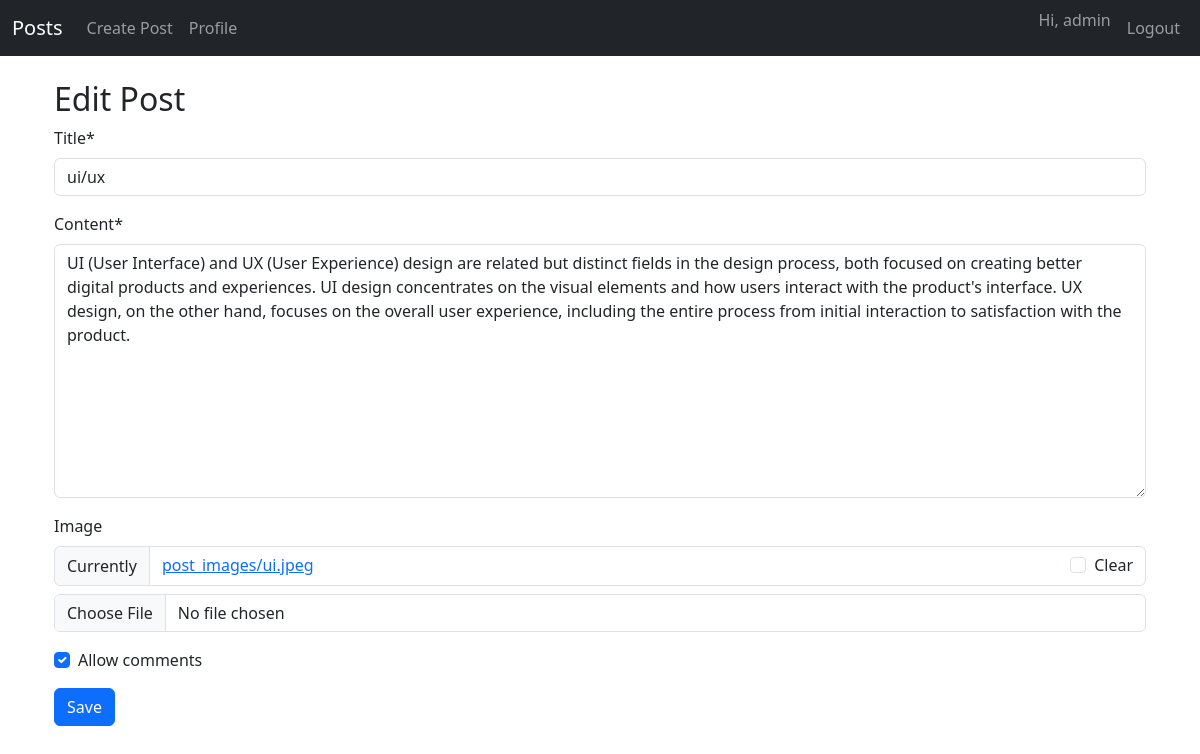
Screenshot of /posts/uiux-admin/edit/ (signed in) with the database file from the repository.
### posts/models.py (models this page shows, shortened)
class Post(models.Model):
    author = models.ForeignKey(User, on_delete=models.CASCADE)
    title = models.CharField(max_length=200)
    slug = models.SlugField(unique=True, blank=True)
    content = models.TextField()
    image = models.ImageField(upload_to='post_images/', blank=True, null=True)
    allow_comments = models.BooleanField(default=True)
    created = models.DateTimeField(auto_now_add=True)
    updated = models.DateTimeField(auto_now=True)
    tags = TaggableManager()
    likes = models.ManyToManyField(User, related_name='liked_posts', blank=True)
    dislikes = models.ManyToManyField(User, related_name='disliked_posts', blank=True)

### posts/views.py (the view)
# urls.py: path('<slug:slug>/edit/', views.edit_post, name='edit_post'),
@login_required
def edit_post(request, slug):
    post = get_object_or_404(Post, slug=slug)
    if post.author != request.user:
        return redirect('post_detail', slug=slug)
    form = PostForm(request.POST or None, request.FILES or None, instance=post)
    if form.is_valid():
        form.save()
        return redirect('post_detail', slug=post.slug)
    return render(request, 'post/edit_post.html', {'form': form})

### posts/forms.py
class PostForm(forms.ModelForm):
    class Meta:
        model = Post
        fields = ['title', 'content', 'image', 'allow_comments', 'tags']
        widgets = {
            'tags': TagWidget(),
        }

### posts/templates/post/edit_post.html (shortened to what this page needs)
{% extends "base.html" %}
{% load crispy_forms_tags %}
{% block content %}
<div class="container mt-4">
  <h2>{% if form.instance.pk %}Edit{% else %}Create{% endif %} Post</h2>
  <form method="POST" enctype="multipart/form-data">
    {{ form|crispy }}
    <button type="submit" class="btn btn-primary">Save</button>
  </form>
</div>
{% endblock %}

### account/templates/base.html (shortened to what this page needs)
<!DOCTYPE html>
<html lang="en">
<head>
    <link href="https://cdn.jsdelivr.net/npm/bootstrap@5.3.0/dist/css/bootstrap.min.css" rel="stylesheet">
</head>
<body>
    <nav class="navbar navbar-expand-lg navbar-dark bg-dark">
        <div class="container-fluid">
            <a class="navbar-brand" href="{% url 'post_list' %}">Posts</a>
            <div class="collapse navbar-collapse" id="navbarNav">
                <ul class="navbar-nav me-auto">
                    {% if user.is_authenticated %}
                    <li class="nav-item">
                        <a class="nav-link" href="{% url 'create_post' %}">Create Post</a>
                    </li>
                    <li class="nav-item">
                        <a class="nav-link" href="{% url 'profile' %}">Profile</a>
                    </li>
                    {% endif %}
                </ul>
                <ul class="navbar-nav">
                    {% if user.is_authenticated %}
                    <li class="nav-item">
                        <span class="navbar-text me-2">Hi, {{ user.username }}</span>
                    </li>
                    <li class="nav-item">
                        <a class="nav-link" href="{% url 'logout' %}">Logout</a>
                    </li>
                    {% endif %}
                </ul>
            </div>
        </div>
    </nav>
    <div class="container">
        {% block content %}{% endblock %}
    </div>
</body>
</html>

### rows the page displays
Post: title "ui/ux", content "UI (User Interface) and UX (User Experience) design are related but distinct fields in the design process, both focused on creating better digital products and experiences. UI design concentrates on the visual elements and how users interact with the product's interface. UX design, on the other hand, focuses on the overall user experience, including the entire process from initial interaction to satisfaction with the product.", allow_comments "☑"

### other values shown
{{ user.username }} "admin"
